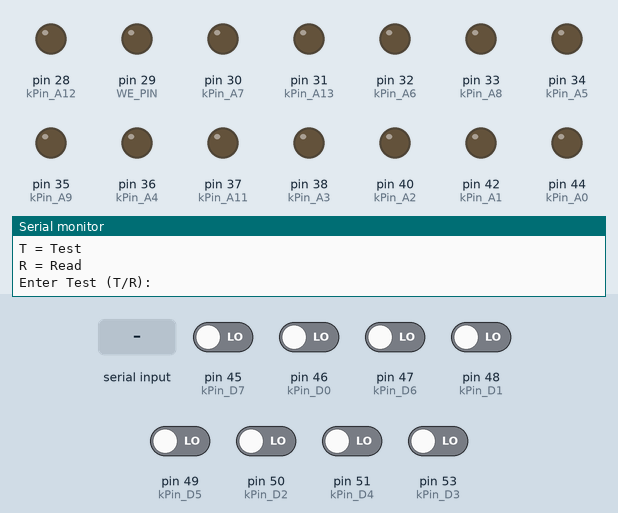
This sketch was run on a simulated Arduino Mega 2560, built with avr-gcc and run on an emulated ATmega2560. Shown: output pins drawn as LEDs (lit = HIGH), the last lines printed to the serial monitor. Dashed ring = blinking. The test bench sets the inputs (shaded band); at power-on: pin 45 (kPin_D7), pin 46 (kPin_D0), pin 47 (kPin_D6), pin 48 (kPin_D1), pin 49 (kPin_D5), pin 50 (kPin_D2), pin 51 (kPin_D4), pin 53 (kPin_D3) LOW. Pins used as bus, display or sensor lines are not drawn.

Above: at 1.2 s.
1.3 s: "T" received over Serial
At 1.46 s:
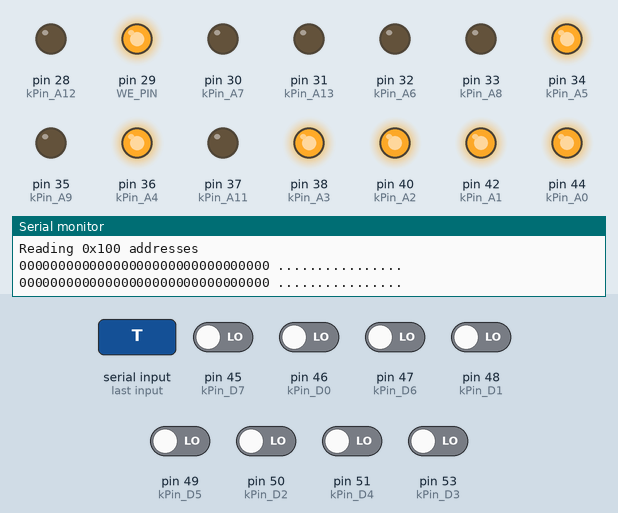
At 3.4 s:
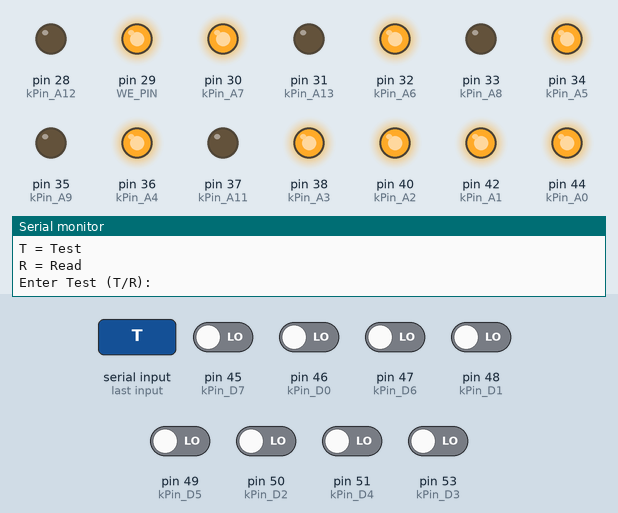
4.3 s: "R" received over Serial
At 4.63 s:
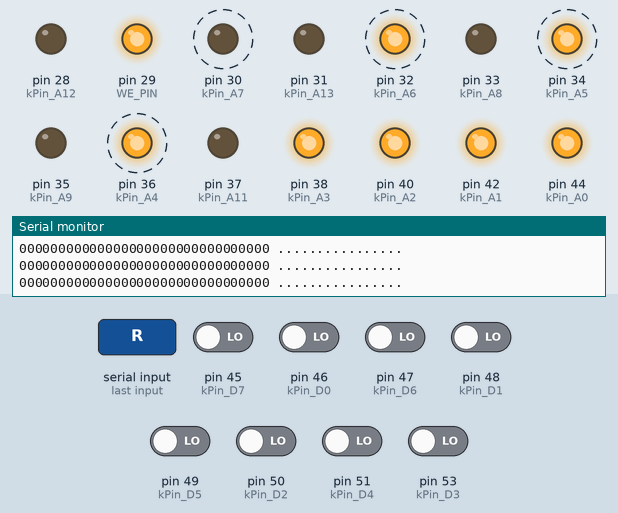
Timing chart, 0 to 7.4 s (numbered marks = the images above; inputs shaded):
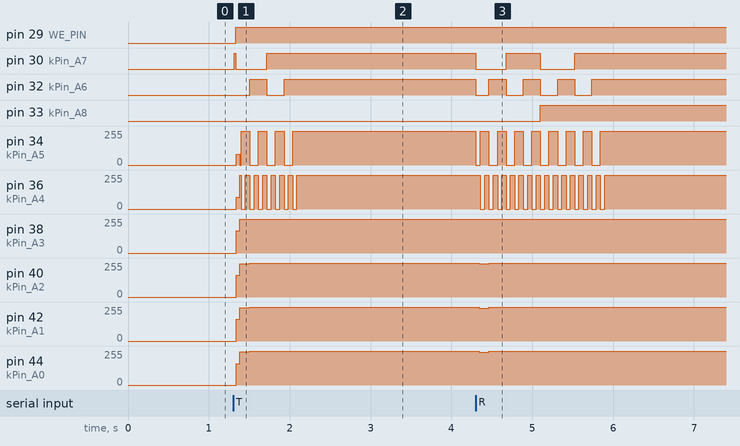

The sketch:

sram-tester-6264.ino
```cpp
/*
ROM Reader. Quick Arduino program to read a parallel-accessed ROM and dump it to the serial
port in hex.

Oddbloke. 16th Feb 2014.
 */

 //const char ADDR_PINS[] = {44, 42, 40, 38, 36, 34, 32, 30, 33, 35, 41, 37, 28};
 //const char DATA_PINS[] = {46, 48, 50, 53, 51, 49, 47, 45}; //same for 6264 and 6116
//    GND (pin 14), /CE (20), /OE (22) should be wired to ground.
//    Vpp (pin 1), /PGM (pin 27), Vcc (pin 28) should be wired to +5 volts.
static const int OE_PIN = 39;  //same for 6264 and 6116
static const int CS_PIN = 43;  //same for 6264 and 6116
static const int WE_PIN = 29;
static const int vccpin = 27;  //jumpered from vcc
static const int gndpin = 52;  //jumpered from gnd

// How I've wired the digital pins on my Arduino to the address and data pins on
// the ROM.
static const int kPin_A0  = 44;
static const int kPin_A1  = 42;
static const int kPin_A2  = 40;
static const int kPin_A3  = 38;
static const int kPin_A4  = 36;
static const int kPin_A5  = 34;
static const int kPin_A6  = 32;
static const int kPin_A7  = 30;
static const int kPin_A8  = 33;
static const int kPin_A9  = 35;
static const int kPin_A10 = 41;
static const int kPin_A11 = 37;
static const int kPin_A12 = 28;
static const int kPin_A13 = 31;

static const int kPin_D0 = 46;
static const int kPin_D1 = 48;
static const int kPin_D2 = 50;
static const int kPin_D3 = 53;
static const int kPin_D4 = 51;
static const int kPin_D5 = 49;
static const int kPin_D6 = 47;
static const int kPin_D7 = 45;

const char hex[] = {'0', '1', '2', '3', '4', '5', '6', '7',
              '8', '9', 'a', 'b', 'c', 'd', 'e', 'f'};

void setup()
{
  pinMode(CS_PIN, OUTPUT);
  pinMode(OE_PIN, OUTPUT);
  pinMode(WE_PIN, OUTPUT);
  pinMode(vccpin,INPUT);
  pinMode(gndpin,INPUT);

  // set the address lines as outputs ...
  pinMode(kPin_A0, OUTPUT);
  pinMode(kPin_A1, OUTPUT);
  pinMode(kPin_A2, OUTPUT);
  pinMode(kPin_A3, OUTPUT);
  pinMode(kPin_A4, OUTPUT);
  pinMode(kPin_A5, OUTPUT);
  pinMode(kPin_A6, OUTPUT);
  pinMode(kPin_A7, OUTPUT);
  pinMode(kPin_A8, OUTPUT);
  pinMode(kPin_A9, OUTPUT);
  pinMode(kPin_A10, OUTPUT);
  pinMode(kPin_A11, OUTPUT);
  pinMode(kPin_A12, OUTPUT);
  pinMode(kPin_A13, OUTPUT);

  Serial.begin(9600);
}

void setpinsread(){
  // set the data lines as inputs ...
  pinMode(kPin_D0, INPUT);
  pinMode(kPin_D1, INPUT);
  pinMode(kPin_D2, INPUT);
  pinMode(kPin_D3, INPUT);
  pinMode(kPin_D4, INPUT);
  pinMode(kPin_D5, INPUT);
  pinMode(kPin_D6, INPUT);
  pinMode(kPin_D7, INPUT);
}
void setpinswrite(){
  // set the data lines as inputs ...
  pinMode(kPin_D0, OUTPUT);
  pinMode(kPin_D1, OUTPUT);
  pinMode(kPin_D2, OUTPUT);
  pinMode(kPin_D3, OUTPUT);
  pinMode(kPin_D4, OUTPUT);
  pinMode(kPin_D5, OUTPUT);
  pinMode(kPin_D6, OUTPUT);
  pinMode(kPin_D7, OUTPUT);
  digitalWrite(kPin_D0, LOW);
  digitalWrite(kPin_D1, LOW);
  digitalWrite(kPin_D2, LOW);
  digitalWrite(kPin_D3, LOW);
  digitalWrite(kPin_D4, LOW);
  digitalWrite(kPin_D5, LOW);
  digitalWrite(kPin_D6, LOW);
  digitalWrite(kPin_D7, LOW);
}

void SetAddress(int addr)
{
  // update the address lines to reflect the address we want ...
  digitalWrite(kPin_A0, (addr & 1)?HIGH:LOW);
  digitalWrite(kPin_A1, (addr & 2)?HIGH:LOW);
  digitalWrite(kPin_A2, (addr & 4)?HIGH:LOW);
  digitalWrite(kPin_A3, (addr & 8)?HIGH:LOW);
  digitalWrite(kPin_A4, (addr & 16)?HIGH:LOW);
  digitalWrite(kPin_A5, (addr & 32)?HIGH:LOW);
  digitalWrite(kPin_A6, (addr & 64)?HIGH:LOW);
  digitalWrite(kPin_A7, (addr & 128)?HIGH:LOW);
  digitalWrite(kPin_A8, (addr & 256)?HIGH:LOW);
  digitalWrite(kPin_A9, (addr & 512)?HIGH:LOW);
  digitalWrite(kPin_A10, (addr & 1024)?HIGH:LOW);
  digitalWrite(kPin_A11, (addr & 2048)?HIGH:LOW);
  digitalWrite(kPin_A12, (addr & 4096)?HIGH:LOW);
  digitalWrite(kPin_A13, (addr & 8192)?HIGH:LOW);
}

void writebyte(int val){
  digitalWrite(OE_PIN,LOW);
  digitalWrite(WE_PIN,LOW);
  digitalWrite(CS_PIN,HIGH);
  digitalWrite(kPin_D0, (val & 1)?HIGH:LOW);
  digitalWrite(kPin_D1, (val & 2)?HIGH:LOW);
  digitalWrite(kPin_D2, (val & 4)?HIGH:LOW);
  digitalWrite(kPin_D3, (val & 8)?HIGH:LOW);
  digitalWrite(kPin_D4, (val & 16)?HIGH:LOW);
  digitalWrite(kPin_D5, (val & 32)?HIGH:LOW);
  digitalWrite(kPin_D6, (val & 64)?HIGH:LOW);
  digitalWrite(kPin_D7, (val & 128)?HIGH:LOW);
  digitalWrite(CS_PIN,LOW);
  }

byte ReadByte()
{
  digitalWrite(CS_PIN,LOW);
  digitalWrite(OE_PIN,LOW);
  digitalWrite(WE_PIN,HIGH);
  // read the current eight-bit byte being output by the ROM ...
  byte b = 0;
  if (digitalRead(kPin_D0)) b |= 1;
  if (digitalRead(kPin_D1)) b |= 2;
  if (digitalRead(kPin_D2)) b |= 4;
  if (digitalRead(kPin_D3)) b |= 8;
  if (digitalRead(kPin_D4)) b |= 16;
  if (digitalRead(kPin_D5)) b |= 32;
  if (digitalRead(kPin_D6)) b |= 64;
  if (digitalRead(kPin_D7)) b |= 128;
  return(b);
}

void loop()
{
  byte subcommand;
//  int patterns[]={0xAA,0x55,0x00,0xFF};
Serial.println("Choose Test:");
Serial.println("T = Test ");
Serial.println("R = Read ");
Serial.println("Enter Test (T/R):");
 do
      {
      subcommand = toupper (Serial.read ());
      } while (subcommand != 'T' && subcommand != 'R' && subcommand != ' ' );
    if (subcommand == 'T') {testwrite();}
    if (subcommand == 'R') {readic();}
 }

void testwrite(){
  byte d[16];
  int x, y, addr,val;

  val=170; //aa
  Serial.println("Writing 0xAA to 0x100 addresses");
  setpinswrite();
  for (addr = 0; addr < 256; addr ++)
    {
     SetAddress(addr);
     writebyte(val);
    }

  Serial.println("Reading 0x100 addresses");
  setpinsread();
  for (addr = 0; addr < 256; addr += 16)
  {
    // read 16 bytes of data from the ROM ...
    for (x = 0; x < 16; x++)
    {
      SetAddress(addr + x); // tells the ROM the byte we want ...
      d[x] = ReadByte(); // reads the byte back from the ROM
    }

    // now we'll print each byte in hex ...
    for (y = 0; y < 16; y++)
    {
      Serial.print(hex[ (d[y] & 0xF0) >> 4  ]);
      Serial.print(hex[ (d[y] & 0x0F)       ]);
    }

    // and print an ASCII dump too ...

    Serial.print(" ");
    for (y = 0; y < 16; y++)
    {
      char c = '.';
      if (d[y] > 32 && d[y]<127) c = d[y];
      Serial.print(c);
    }

    Serial.println("");
  }

  }

void readic(){
  byte d[16];
  int x, y, addr;
  // The only reason I'm choosing to read in blocks of 16 bytes
  // is to keep the hex-dump code simple. You could just as easily
  // read a single byte at a time if that's all you needed.

  Serial.println("Reading ROM ...\n");
  setpinsread();

//  for (addr = 0; addr < 16384; addr += 16)
  for (addr = 0; addr < 512; addr += 16)
  {
    // read 16 bytes of data from the ROM ...
    for (x = 0; x < 16; x++)
    {
      SetAddress(addr + x); // tells the ROM the byte we want ...
      d[x] = ReadByte(); // reads the byte back from the ROM
    }

    // now we'll print each byte in hex ...
    for (y = 0; y < 16; y++)
    {
      Serial.print(hex[ (d[y] & 0xF0) >> 4  ]);
      Serial.print(hex[ (d[y] & 0x0F)       ]);
    }

    // and print an ASCII dump too ...

    Serial.print(" ");
    for (y = 0; y < 16; y++)
    {
      char c = '.';
      if (d[y] > 32 && d[y]<127) c = d[y];
      Serial.print(c);
    }

    Serial.println("");
  }

  // All done, so lockup ...
  //while (true) {delay(10000);}

}
```

Measured:
- after the input at 1.3 s, pin 29 (WE_PIN): LOW → HIGH at once; pin 30 (kPin_A7): LOW → HIGH at once, → LOW 0.01 s later, → HIGH 0.39 s later
- after the input at 4.3 s, pin 30 (kPin_A7): alternates HIGH for 0.42 s and LOW for 0.40 s, 4 changes in all, then stays HIGH, starting at once; pin 32 (kPin_A6): alternates HIGH for 0.21 s and LOW for 0.21 s, 8 changes in all, then stays HIGH, starting at once
